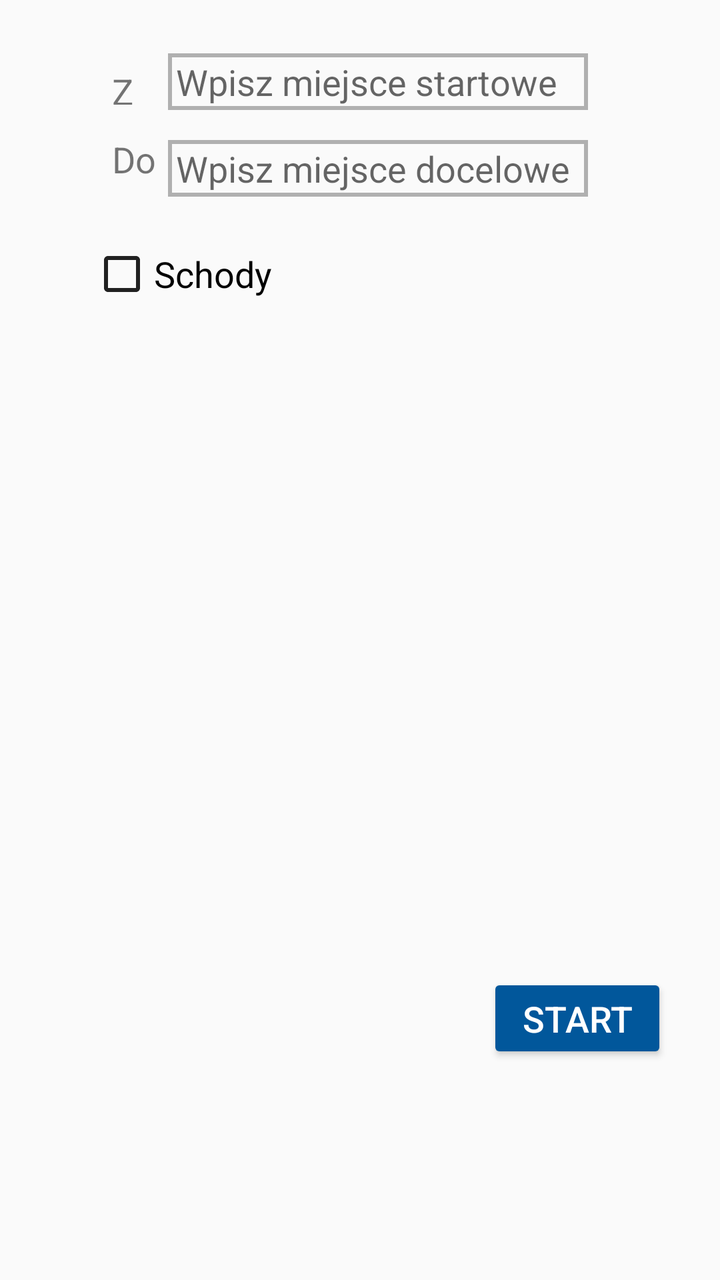
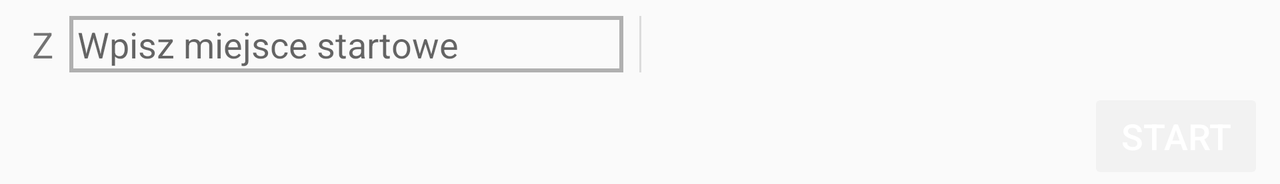

Compare how this app lays out the same screen by default and in its alternative resource folder. The renders come first, then the two layout files and the values they reference.
<!-- AndroidManifest.xml: application theme AppTheme -->
<!-- res/layout/nav_window_content.xml -->
<?xml version="1.0" encoding="utf-8"?>
<android.support.constraint.ConstraintLayout xmlns:android="http://schemas.android.com/apk/res/android"
    xmlns:app="http://schemas.android.com/apk/res-auto"
    xmlns:tools="http://schemas.android.com/tools"
    android:layout_width="match_parent"
    android:layout_height="match_parent"
    tools:showIn="@layout/nav_window">


    <Button
        android:id="@+id/startButton"
        style="@style/Widget.AppCompat.Button.Colored"
        android:layout_width="90dp"
        android:layout_height="45dp"
        android:gravity="center_vertical|center_horizontal"
        android:text="@string/nav_window_button"
        android:textColor="#fff"
        android:textSize="18sp"
        app:layout_constraintBottom_toBottomOf="parent"
        app:layout_constraintEnd_toEndOf="parent"
        app:layout_constraintHorizontal_bias="0.903"
        app:layout_constraintStart_toStartOf="parent"
        app:layout_constraintTop_toTopOf="parent"
        app:layout_constraintVertical_bias="0.818" />

    <LinearLayout
        android:id="@+id/linearLayout2"
        android:layout_width="wrap_content"
        android:layout_height="85dp"
        android:layout_marginEnd="3dp"
        android:layout_marginStart="90dp"
        android:layout_marginTop="20dp"
        android:gravity="center"
        android:orientation="vertical"
        app:layout_constraintEnd_toStartOf="@+id/linearLayout"
        app:layout_constraintStart_toStartOf="parent"
        app:layout_constraintTop_toTopOf="parent">

        <TextView
            android:id="@+id/textViewFrom"
            android:layout_width="match_parent"
            android:layout_height="19dp"
            android:layout_marginBottom="15dp"
            android:text="@string/nav_window_from"
            android:textAllCaps="false"
            android:textSize="18sp"
            app:layout_constraintStart_toStartOf="parent"
            app:layout_constraintTop_toTopOf="parent" />

        <TextView
            android:id="@+id/textViewTo"
            android:layout_width="match_parent"
            android:layout_height="wrap_content"
            android:text="@string/nav_window_to"
            android:textSize="18sp"
            app:layout_constraintBottom_toBottomOf="parent"
            app:layout_constraintStart_toStartOf="parent"
            app:layout_constraintTop_toBottomOf="@+id/textViewFrom"
            app:layout_constraintVertical_bias="1.0" />

    </LinearLayout>

    <LinearLayout
        android:id="@+id/linearLayout"
        android:layout_width="210dp"
        android:layout_height="85dp"
        android:layout_marginEnd="100dp"
        android:layout_marginStart="3dp"
        android:layout_marginTop="20dp"
        android:gravity="center"
        android:orientation="vertical"
        app:layout_constraintEnd_toEndOf="parent"
        app:layout_constraintStart_toEndOf="@+id/linearLayout2"
        app:layout_constraintTop_toTopOf="parent">

        <TextView
            android:id="@+id/textViewStart"
            android:layout_width="match_parent"
            android:layout_height="wrap_content"
            android:layout_marginBottom="15dp"
            android:background="@drawable/back"
            android:clickable="true"
            android:gravity="start"
            android:hint="@string/nav_window_start"
            android:paddingBottom="2dp"
            android:paddingLeft="4dp"
            android:paddingTop="2dp"
            android:textAllCaps="false"
            android:textSize="18sp" />

        <TextView
            android:id="@+id/textViewDestination"
            android:layout_width="match_parent"
            android:layout_height="wrap_content"
            android:background="@drawable/back"
            android:clickable="true"
            android:gravity="start"
            android:hint="@string/nav_window_destination"
            android:paddingBottom="2dp"
            android:paddingLeft="4dp"
            android:paddingTop="2dp"
            android:textSize="18sp" />


    </LinearLayout>

    <CheckBox
        android:id="@+id/checkStairs"
        android:layout_width="wrap_content"
        android:layout_height="wrap_content"
        android:layout_marginStart="45dp"
        android:layout_marginTop="16dp"
        android:text="@string/nav_window_stairs"
        android:textSize="18sp"
        app:layout_constraintStart_toStartOf="parent"
        app:layout_constraintTop_toBottomOf="@+id/linearLayout2" />


</android.support.constraint.ConstraintLayout>
<!-- res/layout/nav_window.xml (included above) -->
<?xml version="1.0" encoding="utf-8"?>
<android.support.constraint.ConstraintLayout xmlns:android="http://schemas.android.com/apk/res/android"
    xmlns:app="http://schemas.android.com/apk/res-auto"
    xmlns:tools="http://schemas.android.com/tools"
    android:layout_width="match_parent"
    android:layout_height="wrap_content"
    android:background="@color/colorPrimary">


    <android.support.v7.widget.Toolbar
        android:id="@+id/navi_setup_toolbar"
        android:layout_width="match_parent"
        android:layout_height="wrap_content"
        android:background="?attr/colorPrimary"
        android:minHeight="?attr/actionBarSize"
        android:theme="?attr/actionBarTheme"
        app:contentInsetLeft="0dp"
        app:contentInsetStart="0dp"
        app:contentInsetStartWithNavigation="0dp"
        app:navigationIcon="?attr/actionModeCloseDrawable">

        <include
            layout="@layout/nav_window_content"
            android:layout_width="match_parent"
            android:layout_height="wrap_content" />
    </android.support.v7.widget.Toolbar>


</android.support.constraint.ConstraintLayout>
<!-- resources referenced by this layout -->
<resources>
  <color name="colorPrimary">#FF9900</color>
  <!-- drawable back (drawable) -->
  <shape xmlns:android="http://schemas.android.com/apk/res/android" android:shape="rectangle" >
  
      <stroke android:width="2dip" android:color="#b0b0b0"/>
  </shape>
  <string name="nav_window_button">Start</string>
  <string name="nav_window_destination">Wpisz miejsce docelowe</string>
  <string name="nav_window_from">Z</string>
  <string name="nav_window_stairs">Schody</string>
  <string name="nav_window_start">Wpisz miejsce startowe</string>
  <string name="nav_window_to">Do</string>
  <style name="AppTheme" parent="Theme.AppCompat.Light">
          
          <item name="colorPrimary">@color/colorPrimary</item>
          <item name="colorPrimaryDark">@color/colorPrimaryDark</item>
          <item name="colorAccent">@color/colorAccent</item>
      </style>
  <color name="colorPrimaryDark">#C66A00</color>
  <color name="colorAccent">#01579B</color>
</resources>
<!-- res/layout-land/nav_window_content.xml (the repository's variant of the layout above) -->
<!-- drawn on the phone turned sideways -->
<?xml version="1.0" encoding="utf-8"?>
<android.support.constraint.ConstraintLayout xmlns:android="http://schemas.android.com/apk/res/android"
    xmlns:app="http://schemas.android.com/apk/res-auto"
    xmlns:tools="http://schemas.android.com/tools"
    android:layout_width="match_parent"
    android:layout_height="wrap_content"
    tools:showIn="@layout/nav_window">


    <Button
        android:id="@+id/startButton"
        style="@style/Widget.AppCompat.Button.Colored"
        android:layout_width="wrap_content"
        android:layout_height="wrap_content"
        android:layout_marginEnd="8dp"
        android:enabled="false"
        android:gravity="center_vertical|center_horizontal"
        android:text="@string/nav_window_button"
        android:textColor="#fff"
        android:textSize="18sp"
        app:layout_constraintBottom_toBottomOf="parent"
        app:layout_constraintEnd_toEndOf="parent"
        app:layout_constraintTop_toBottomOf="@+id/constraintLayout" />

    <android.support.constraint.ConstraintLayout
        android:id="@+id/constraintLayout"
        android:layout_width="0dp"
        android:layout_height="wrap_content"
        android:layout_marginStart="8dp"
        android:layout_marginEnd="8dp"
        app:layout_constraintEnd_toEndOf="parent"
        app:layout_constraintStart_toStartOf="parent"
        app:layout_constraintTop_toTopOf="parent">

        <android.support.constraint.ConstraintLayout
            android:layout_width="0dp"
            android:layout_height="wrap_content"
            app:layout_constraintBottom_toBottomOf="parent"
            app:layout_constraintEnd_toStartOf="@+id/view"
            app:layout_constraintStart_toStartOf="parent"
            app:layout_constraintTop_toTopOf="parent">

            <TextView
                android:id="@+id/textViewFrom"
                android:layout_width="wrap_content"
                android:layout_height="wrap_content"
                android:layout_marginStart="8dp"
                android:layout_marginTop="8dp"
                android:layout_marginBottom="8dp"
                android:layout_weight="1"
                android:text="@string/nav_window_from"
                android:textAllCaps="false"
                android:textSize="18sp"
                app:layout_constraintBottom_toBottomOf="parent"
                app:layout_constraintStart_toStartOf="parent"
                app:layout_constraintTop_toTopOf="parent" />

            <TextView
                android:id="@+id/textViewStart"
                android:layout_width="0dp"
                android:layout_height="wrap_content"
                android:layout_marginStart="8dp"
                android:layout_marginTop="8dp"
                android:layout_marginEnd="8dp"
                android:layout_marginBottom="8dp"
                android:layout_weight="1"
                android:background="@drawable/back"
                android:clickable="true"
                android:gravity="start"
                android:hint="@string/nav_window_start"
                android:paddingLeft="4dp"
                android:paddingTop="2dp"
                android:paddingBottom="2dp"
                android:textAllCaps="false"
                android:textSize="18sp"
                app:layout_constraintBottom_toBottomOf="@+id/textViewFrom"
                app:layout_constraintEnd_toEndOf="parent"
                app:layout_constraintStart_toEndOf="@+id/textViewFrom"
                app:layout_constraintTop_toTopOf="@+id/textViewFrom" />
        </android.support.constraint.ConstraintLayout>

        <android.support.constraint.ConstraintLayout
            android:layout_width="0dp"
            android:layout_height="wrap_content"
            android:layout_weight="1"
            app:layout_constraintBottom_toBottomOf="parent"
            app:layout_constraintEnd_toEndOf="parent"
            app:layout_constraintStart_toEndOf="@+id/view"
            app:layout_constraintTop_toTopOf="parent">

            <TextView
                android:id="@+id/textViewTo"
                android:layout_width="wrap_content"
                android:layout_height="wrap_content"
                android:layout_marginStart="8dp"
                android:layout_marginTop="8dp"
                android:layout_marginBottom="8dp"
                android:layout_weight="1"
                android:text="@string/nav_window_to"
                android:textSize="18sp"
                app:layout_constraintBottom_toTopOf="@+id/textViewDestination"
                app:layout_constraintStart_toStartOf="parent"
                app:layout_constraintTop_toTopOf="parent" />

            <TextView
                android:id="@+id/textViewDestination"
                android:layout_width="0dp"
                android:layout_height="wrap_content"
                android:layout_marginStart="8dp"
                android:layout_marginTop="8dp"
                android:layout_marginEnd="8dp"
                android:layout_marginBottom="8dp"
                android:layout_weight="1"
                android:background="@drawable/back"
                android:clickable="true"
                android:gravity="start"
                android:hint="@string/nav_window_destination"
                android:paddingLeft="4dp"
                android:paddingTop="2dp"
                android:paddingBottom="2dp"
                android:textSize="18sp"
                app:layout_constraintBottom_toBottomOf="@+id/textViewTo"
                app:layout_constraintEnd_toEndOf="parent"
                app:layout_constraintStart_toEndOf="@+id/textViewTo"
                app:layout_constraintTop_toTopOf="@+id/textViewTo" />
        </android.support.constraint.ConstraintLayout>

        <View
            android:id="@+id/view"
            android:layout_width="1dp"
            android:layout_height="0dp"
            android:layout_marginStart="8dp"
            android:layout_marginTop="8dp"
            android:layout_marginEnd="8dp"
            android:layout_marginBottom="8dp"
            android:background="?android:attr/listDivider"
            android:visibility="visible"
            app:layout_constraintBottom_toBottomOf="parent"
            app:layout_constraintEnd_toEndOf="parent"
            app:layout_constraintStart_toStartOf="parent"
            app:layout_constraintTop_toTopOf="parent" />

    </android.support.constraint.ConstraintLayout>

    <CheckBox
        android:id="@+id/checkStairs"
        android:layout_width="wrap_content"
        android:layout_height="wrap_content"
        android:layout_marginStart="8dp"
        android:layout_marginTop="8dp"
        android:enabled="false"
        android:text="@string/nav_window_stairs"
        android:textSize="18sp"
        android:visibility="invisible"
        app:layout_constraintStart_toStartOf="parent"
        app:layout_constraintTop_toTopOf="@+id/startButton" />


</android.support.constraint.ConstraintLayout>
<!-- res/layout/nav_window_content.xml (included above) -->
<?xml version="1.0" encoding="utf-8"?>
<android.support.constraint.ConstraintLayout xmlns:android="http://schemas.android.com/apk/res/android"
    xmlns:app="http://schemas.android.com/apk/res-auto"
    xmlns:tools="http://schemas.android.com/tools"
    android:layout_width="match_parent"
    android:layout_height="match_parent"
    tools:showIn="@layout/nav_window">


    <Button
        android:id="@+id/startButton"
        style="@style/Widget.AppCompat.Button.Colored"
        android:layout_width="90dp"
        android:layout_height="45dp"
        android:gravity="center_vertical|center_horizontal"
        android:text="@string/nav_window_button"
        android:textColor="#fff"
        android:textSize="18sp"
        app:layout_constraintBottom_toBottomOf="parent"
        app:layout_constraintEnd_toEndOf="parent"
        app:layout_constraintHorizontal_bias="0.903"
        app:layout_constraintStart_toStartOf="parent"
        app:layout_constraintTop_toTopOf="parent"
        app:layout_constraintVertical_bias="0.818" />

    <LinearLayout
        android:id="@+id/linearLayout2"
        android:layout_width="wrap_content"
        android:layout_height="85dp"
        android:layout_marginEnd="3dp"
        android:layout_marginStart="90dp"
        android:layout_marginTop="20dp"
        android:gravity="center"
        android:orientation="vertical"
        app:layout_constraintEnd_toStartOf="@+id/linearLayout"
        app:layout_constraintStart_toStartOf="parent"
        app:layout_constraintTop_toTopOf="parent">

        <TextView
            android:id="@+id/textViewFrom"
            android:layout_width="match_parent"
            android:layout_height="19dp"
            android:layout_marginBottom="15dp"
            android:text="@string/nav_window_from"
            android:textAllCaps="false"
            android:textSize="18sp"
            app:layout_constraintStart_toStartOf="parent"
            app:layout_constraintTop_toTopOf="parent" />

        <TextView
            android:id="@+id/textViewTo"
            android:layout_width="match_parent"
            android:layout_height="wrap_content"
            android:text="@string/nav_window_to"
            android:textSize="18sp"
            app:layout_constraintBottom_toBottomOf="parent"
            app:layout_constraintStart_toStartOf="parent"
            app:layout_constraintTop_toBottomOf="@+id/textViewFrom"
            app:layout_constraintVertical_bias="1.0" />

    </LinearLayout>

    <LinearLayout
        android:id="@+id/linearLayout"
        android:layout_width="210dp"
        android:layout_height="85dp"
        android:layout_marginEnd="100dp"
        android:layout_marginStart="3dp"
        android:layout_marginTop="20dp"
        android:gravity="center"
        android:orientation="vertical"
        app:layout_constraintEnd_toEndOf="parent"
        app:layout_constraintStart_toEndOf="@+id/linearLayout2"
        app:layout_constraintTop_toTopOf="parent">

        <TextView
            android:id="@+id/textViewStart"
            android:layout_width="match_parent"
            android:layout_height="wrap_content"
            android:layout_marginBottom="15dp"
            android:background="@drawable/back"
            android:clickable="true"
            android:gravity="start"
            android:hint="@string/nav_window_start"
            android:paddingBottom="2dp"
            android:paddingLeft="4dp"
            android:paddingTop="2dp"
            android:textAllCaps="false"
            android:textSize="18sp" />

        <TextView
            android:id="@+id/textViewDestination"
            android:layout_width="match_parent"
            android:layout_height="wrap_content"
            android:background="@drawable/back"
            android:clickable="true"
            android:gravity="start"
            android:hint="@string/nav_window_destination"
            android:paddingBottom="2dp"
            android:paddingLeft="4dp"
            android:paddingTop="2dp"
            android:textSize="18sp" />


    </LinearLayout>

    <CheckBox
        android:id="@+id/checkStairs"
        android:layout_width="wrap_content"
        android:layout_height="wrap_content"
        android:layout_marginStart="45dp"
        android:layout_marginTop="16dp"
        android:text="@string/nav_window_stairs"
        android:textSize="18sp"
        app:layout_constraintStart_toStartOf="parent"
        app:layout_constraintTop_toBottomOf="@+id/linearLayout2" />


</android.support.constraint.ConstraintLayout>
